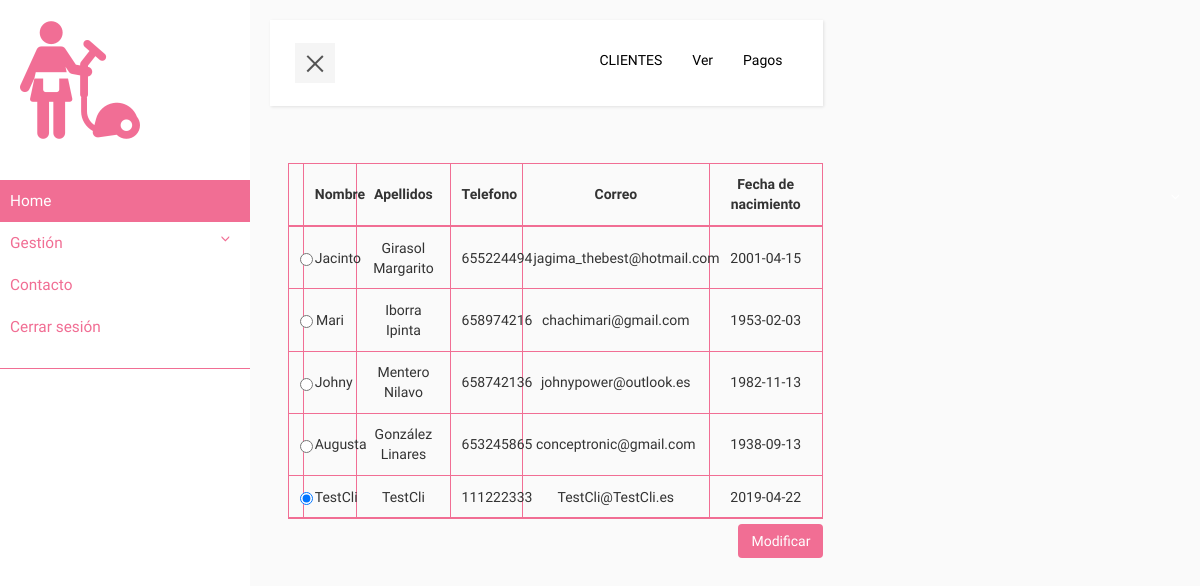
The app's page /ProyectoNetbeans/assets/components/home/view.php?cliente=ver with its own data.
### tables this page shows
CREATE TABLE `cliente` (
  `P_cliente` int(11) NOT NULL,
  `formaPago` varchar(20) NOT NULL,
  `nCuenta` varchar(50) NOT NULL,
  `A_usuario` int(11) NOT NULL
);

CREATE TABLE `usuario` (
  `P_Usuario` int(11) NOT NULL,
  `usuario` varchar(20) NOT NULL,
  `contrasena` varchar(32) NOT NULL,
  `nombre` varchar(40) NOT NULL,
  `apellidos` varchar(40) NOT NULL,
  `telefono` int(10) NOT NULL,
  `correo` varchar(100) NOT NULL,
  `fechaNacimiento` date NOT NULL,
  `rol` enum('CLIENTE','EMPLEADO') NOT NULL
);

### ProyectoNetbeans/assets/components/home/model.php (called while the page is built, shortened)
<?php
require_once './../clases/usuario.php';
require_once './../clases/cliente.php';
class modelClass {
    function verClientes()
    {
    try {
        $opciones = array(PDO::MYSQL_ATTR_INIT_COMMAND => "SET NAMES utf8");
        $conn = new PDO('mysql:host=localhost;dbname=2019p_icarazo', 'root', '', $opciones);
        $conn->setAttribute(PDO::ATTR_ERRMODE, PDO::ERRMODE_EXCEPTION);
    } catch (PDOException $e) {
        echo $e->getCode();
        echo 'Error en la conexión: ' . $e->getMessage();
        exit();
    }
    $stmt = $conn->prepare("SELECT * FROM usuario u, cliente c WHERE u.P_Usuario = c.A_usuario AND u.rol='CLIENTE'");
        $stmt->execute();
        $clientes = Array();
        $resultado = $stmt->fetch();
        while ($resultado != null)
        {
            $cliente = new Cliente($resultado);
            array_push($clientes, $cliente);
            $resultado = $stmt->fetch();
        }
        return $clientes;
    }
}

### ProyectoNetbeans/assets/components/clases/cliente.php (called while the page is built, shortened)
<?php
require_once 'usuario.php';
class Cliente extends Usuario{
    public function __construct($row) {
        $this->P_Usuario = $row["P_Usuario"];
        $this->nombre = $row["nombre"];
        $this->apellidos = $row["apellidos"];
        $this->telefono = $row["telefono"];
        $this->correo = $row["correo"];
        $this->fechaNacimiento = $row["fechaNacimiento"];
    }
}

### ProyectoNetbeans/assets/components/clases/usuario.php (called while the page is built, shortened)
<?php
class Usuario{
    private $P_Usuario;
    private $nombre;
    private $apellidos;
    private $telefono;
    private $correo;
    private $fechaNacimiento;
    public function __construct($row) {
        $this->P_Usuario = $row["P_Usuario"];
        $this->nombre = $row["nombre"];
        $this->apellidos = $row["apellidos"];
        $this->telefono = $row["telefono"];
        $this->correo = $row["correo"];
        $this->fechaNacimiento = $row["fechaNacimiento"];
    }
    public function getP_Usuario(){
        return $this->P_Usuario;
    }
    public function getNombre(){
        return $this->nombre;
    }
    public function getApellidos(){
        return $this->apellidos;
    }
    public function getTelefono(){
        return $this->telefono;
    }
    public function getCorreo(){
        return $this->correo;
    }
    public function getFechaNacimiento(){
        return $this->fechaNacimiento;
    }
}

### ProyectoNetbeans/assets/components/home/controller-clientes.php (the view, shortened to what this page needs)
<?php
function tablaVistaClientes(){
    $tablaHTML= "<div id='tablaVista' class='container-fluid'>
    <form method='POST' action='?cliente=modificar'>
        <table class='row table-bordered table-hover table-responsive'>
            <thead>
                <tr>
                    <th>&nbsp;&nbsp;&nbsp;&nbsp;</th>
                    <th class='text-center'>Nombre</th>
                    <th class='text-center'>Apellidos</th>
                    <th class='text-center'>Telefono</th>
                    <th class='text-center'>Correo</th>
                    <th class='text-center'>Fecha de nacimiento</th>
                </tr>
            </thead>
            <tbody>";
            $model = new modelClass();
            $clientes = $model->verClientes();
            foreach ($clientes as $value) {
                $tablaHTML.= "
        <tr>
            <td>
                <input class='radio' type='radio' value='" . $value->getP_Usuario() . "' name='btnRadioCli' checked>
            </td>
            <td class='text-center'>" . $value->getNombre() . "</td>
            <td class='text-center'>" . $value->getApellidos() . "</td>
            <td class='text-center'>" . $value->getTelefono() . "</td>
            <td class='text-center'>" . $value->getCorreo() . "</td>
            <td class='text-center'>" . $value->getFechaNacimiento() . "</td>
        </tr>";
    }
    $tablaHTML.= "</tbody>
    </table>
    <div class='col-md-offset-10 col-md-3'>
        <button id='modificarEmpleado' name='modificarEmpleado' type='submit' class='btn estilo-btn'>Modificar</button>
    </div>
</form>
</div>";
return $tablaHTML;
}
function formShowClientes(){
$contenido ="" .
tablaVistaClientes()
 . "";
return $contenido;
}
function menuClientes($tipoGestion){
    $contenido = "<div class='collapse navbar-collapse' id='bs-example-navbar-collapse-1'>
    <ul class='nav navbar-nav navbar-right'>
        <li><a>". strtoupper($tipoGestion) ."</a></li>
        <li><a href='?cliente=ver'>Ver</a></li>
        <li><a href='?cliente=pagos'>Pagos</a></li>
    </ul>
</div>
</div>
</nav>";
    return $contenido;
}

### ProyectoNetbeans/assets/css/home.css (style rules this page uses)
* { font-family: 'Cousine'; }
body { background: #fafafa; }
a, a:hover, a:focus { color: inherit; text-decoration: none; transition: all 0.3s; }
.navbar-default .navbar-nav>li>a { color: black; }
@media (min-width: 769px) { #tablaVista { padding-top: 3%; padding-left: 6%; } }
@media (min-width: 769px) { #tablaVista th, #tablaVista td { padding: 2%; } }
.estilo-btn { background-color: #f16e94 !important; color: #fff; }
#tablaVista table, #tablaVista th, #tablaVista td { border: 1px solid #f16e94; }
#modificarEmpleado { margin-top: 5%; }

### records on screen
cliente: A_usuario.nombre "Jacinto", A_usuario.apellidos "Girasol Margarito", A_usuario.telefono "655224494", A_usuario.correo "jagima_thebest@hotmail.com", A_usuario.fechaNacimiento "2001-04-15"
cliente: A_usuario.nombre "Mari", A_usuario.apellidos "Iborra Ipinta", A_usuario.telefono "658974216", A_usuario.correo "chachimari@gmail.com", A_usuario.fechaNacimiento "1953-02-03"
cliente: A_usuario.nombre "Johny", A_usuario.apellidos "Mentero Nilavo", A_usuario.telefono "658742136", A_usuario.correo "johnypower@outlook.es", A_usuario.fechaNacimiento "1982-11-13"
cliente: A_usuario.nombre "Augusta", A_usuario.apellidos "González Linares", A_usuario.telefono "653245865", A_usuario.correo "conceptronic@gmail.com", A_usuario.fechaNacimiento "1938-09-13"
cliente: A_usuario.nombre "TestCli", A_usuario.apellidos "TestCli", A_usuario.telefono "111222333", A_usuario.correo "TestCli@TestCli.es", A_usuario.fechaNacimiento "2019-04-22"

### other values on screen
$tipoGestion "CLIENTES"
